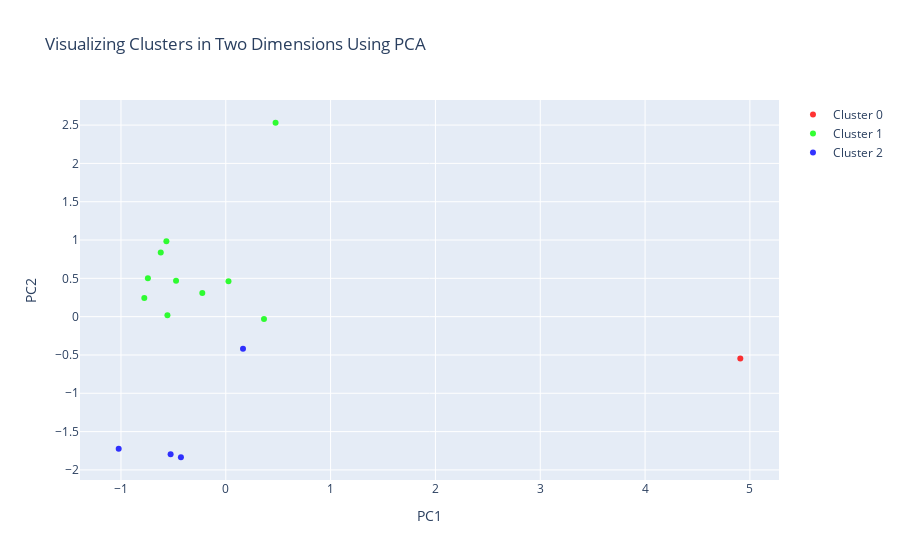

Source (notebook cell):
### Code cell
plot_clusters(data, method="PCA")

### Figure 1 — Plotly figure (JSON) as saved in the notebook; plotly's stock layout.template omitted (floating-point values rounded to 4 significant figures)
{"data": [{"marker": {"color": "rgba(255, 0, 0, 0.8)"}, "mode": "markers", "name": "Cluster 0", "x": [4.908], "y": [-0.5471], "type": "scatter"}, {"marker": {"color": "rgba(0, 255, 0, 0.8)"}, "mode": "markers", "name": "Cluster 1", "x": [-0.5566, -0.224, -0.4744, -0.6202, -0.743, 0.3646, -0.5665, 0.4751, 0.02564, -0.7773], "y": [0.01682, 0.3073, 0.4679, 0.8372, 0.4997, -0.02944, 0.9847, 2.531, 0.4609, 0.2445], "type": "scatter"}, {"marker": {"color": "rgba(0, 0, 255, 0.8)"}, "mode": "markers", "name": "Cluster 2", "x": [0.1642, -1.022, -0.5263, -0.428], "y": [-0.4202, -1.723, -1.795, -1.835], "type": "scatter"}], "layout": {"title": {"text": "Visualizing Clusters in Two Dimensions Using PCA"}, "xaxis": {"ticklen": 5, "title": {"text": "PC1"}, "zeroline": false}, "yaxis": {"ticklen": 5, "title": {"text": "PC2"}, "zeroline": false}}}
